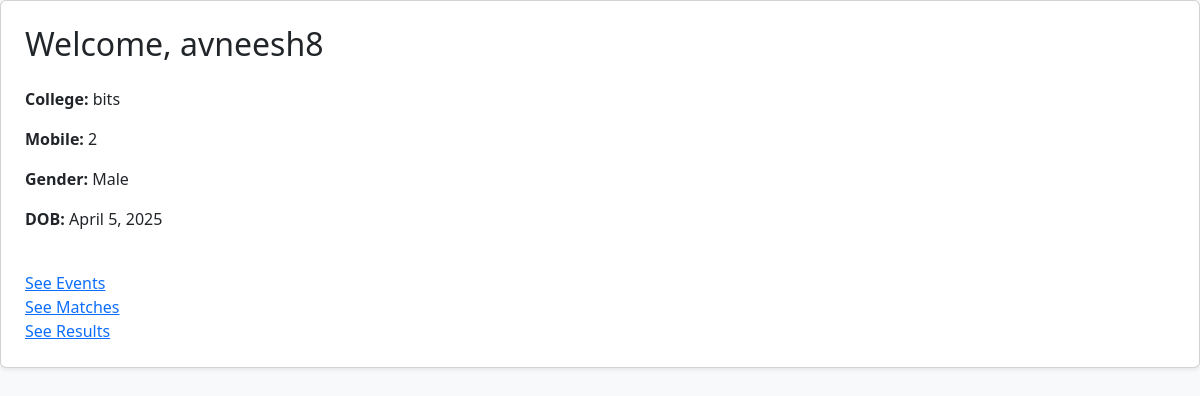
/dashboard/ (signed in), run on the app's committed database.
### users/models.py (models this page shows, shortened)
class UserProfile(models.Model):
    GENDER_CHOICES = [
        ('M', 'Male'),
        ('F', 'Female'),
    ]
    user = models.OneToOneField(User, on_delete=models.CASCADE)
    gender = models.CharField(max_length=1, choices=GENDER_CHOICES)
    date_of_birth = models.DateField()
    mobile_number = models.CharField(max_length=15)
    college = models.ForeignKey(College, on_delete=models.CASCADE)

class College(models.Model):
    name = models.CharField(max_length=255, unique=True)
    def __str__(self):
        return self.name

### users/views.py (the view)
# urls.py: path('dashboard/', views.dashboard, name='dashboard'),
def dashboard(request):
    if request.user.is_authenticated:
        if request.user.is_superuser:
            return redirect('admin_dashboard')
        else:
            profile = UserProfile.objects.filter(user=request.user).first()
            if not profile:
                return redirect('register')
            return render(request, 'users/dashboard.html', {'profile': profile})
    else:
        return render(request, 'users/home.html')

### users/templates/users/dashboard.html (shortened to what this page needs)
<!DOCTYPE html>
<html lang="en">
<head>
    <link href="https://cdn.jsdelivr.net/npm/bootstrap@5.3.0/dist/css/bootstrap.min.css" rel="stylesheet">
</head>
<body class="bg-light">
    {% block content %}
    <div class="card shadow-sm p-4">
        <h2 class="mb-4">Welcome, {{ profile.user.username }}</h2>
        <p><strong>College:</strong> {{ profile.college }}</p>
        <p><strong>Mobile:</strong> {{ profile.mobile_number }}</p>
        <p><strong>Gender:</strong> {{ profile.get_gender_display }}</p>
        <p><strong>DOB:</strong> {{ profile.date_of_birth }}</p>
        <div class="mt-4">
            <a href="{% url 'event_list' %}" >See Events  </a>
            <br>
            <a href="{% url 'User_Matches' %}" >See Matches  </a>
            <br>
            <a href="{% url 'user_results_view' %}" >See Results</a>
        </div>
    </div>
    {% endblock %}
</body>
</html>

### data on the page
UserProfile: user.username "avneesh8", college "bits", mobile_number "2", gender "Male", date_of_birth "April 5, 2025"
